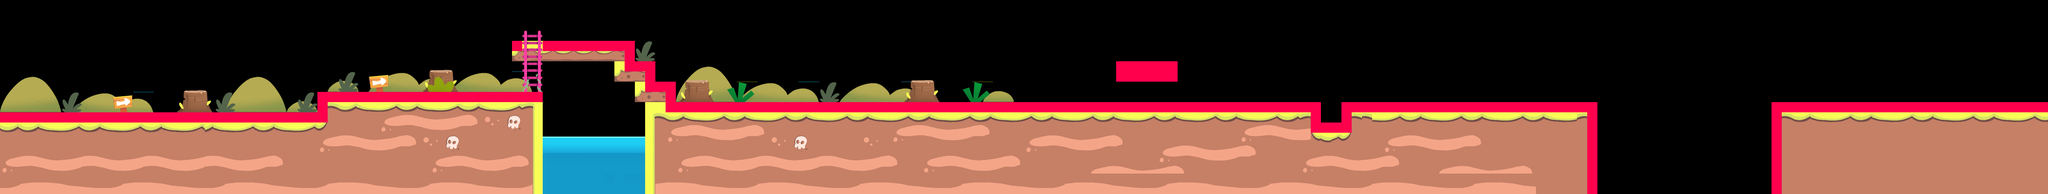

This game map was drawn from its Tiled (.tmx) file and the tilesets committed beside it. A one-line description and the trimmed map source follow:
An orthogonal 200x19 tile map with 32x32 px tiles, 4 tile layers (terrain, grass, deco, collide), 3 tilesets and 15 objects (5x Coin, 2x Jump, Climb, Stop, Squat, ...).

<map version="1.0.0" orientation="orthogonal" renderorder="right-down" width="200" height="19" tilewidth="32" tileheight="32" nextobjectid="30">
 <tileset firstgid="1" name="actor" tilewidth="174" tileheight="112" tilecount="4" columns="0">
  <grid orientation="orthogonal" width="1" height="1" />
  <tile id="0">
   <image width="35" height="30" source="image/sprites/coin.png" />
  </tile>
  <tile id="1">
   <image width="112" height="112" source="image/sprites/saw.png" />
  </tile>
  <tile id="2">
   <image width="54" height="96" source="image/sprites/box.png" />
  </tile>
  <tile id="3">
   <image width="174" height="32" source="image/sprites/platform.png" />
  </tile>
 </tileset>
 <tileset firstgid="5" name="trigger" tilewidth="32" tileheight="32" tilecount="10" columns="0">
  <grid orientation="orthogonal" width="1" height="1" />
  <tile id="0">
   <image width="32" height="32" source="image/sprites/Climb.png" />
   <objectgroup draworder="index" name="Climb" />
  </tile>
  <tile id="1">
   <image width="32" height="32" source="image/sprites/Close.png" />
   <objectgroup draworder="index" name="Close" />
  </tile>
  <tile id="2">
   <image width="32" height="32" source="image/sprites/Drop.png" />
   <objectgroup draworder="index" name="Drop" />
  </tile>
  <tile id="3">
   <image width="32" height="32" source="image/sprites/Jump.png" />
   <objectgroup draworder="index" name="Jump" />
  </tile>
  <tile id="4">
   <image width="32" height="32" source="image/sprites/Kick.png" />
   <objectgroup draworder="index" name="Kick" />
  </tile>
  <tile id="5">
   <image width="32" height="32" source="image/sprites/Open.png" />
   <objectgroup draworder="index" name="Open" />
  </tile>
  <tile id="6">
   <image width="32" height="32" source="image/sprites/Push.png" />
   <objectgroup draworder="index" name="Push" />
  </tile>
  <tile id="7">
   <image width="32" height="32" source="image/sprites/Ride.png" />
   <objectgroup draworder="index" name="Ride" />
  </tile>
  <tile id="8">
   <image width="32" height="32" source="image/sprites/Squat.png" />
   <objectgroup draworder="index" name="Squat" />
  </tile>
  <tile id="9">
   <image width="32" height="32" source="image/sprites/Stop.png" />
   <objectgroup draworder="index" name="Stop" />
  </tile>
 </tileset>
 <tileset firstgid="15" name="tile" tilewidth="32" tileheight="32" tilecount="220" columns="22">
  <image source="image/tilemap.png" width="704" height="320" />
 </tileset>
 <layer name="terrain" width="200" height="19">
  <data>[3800 cells, 1846 non-empty, 168 distinct tile ids]</data>
 </layer>
 <layer name="grass" width="200" height="19">
  <data>[3800 cells, 46 non-empty, 30 distinct tile ids]</data>
 </layer>
 <layer name="deco" width="200" height="19">
  <data>[3800 cells, 56 non-empty, 38 distinct tile ids]</data>
 </layer>
 <layer name="collide" width="200" height="19">
  <data>[3800 cells, 224 non-empty, 1 distinct tile ids]</data>
 </layer>
 <objectgroup name="trigger">
  <object id="6" name="Jump" gid="8" x="466" y="352" width="32" height="32" />
  <object id="7" name="Jump" gid="8" x="466" y="352" width="32" height="32" />
  <object id="8" name="Climb" gid="6" x="1680" y="289" width="11" height="130" />
  <object id="16" name="Stop" gid="14" x="2880" y="320" width="32" height="32" />
  <object id="17" name="Squat" gid="13" x="3424" y="320" width="32" height="32" />
  <object id="20" name="Push" gid="11" x="4000" y="320" width="32" height="32" />
  <object id="26" name="Ride" gid="12" x="5056" y="320" width="32" height="32" />
 </objectgroup>
 <objectgroup name="actor">
  <object id="5" name="Coin" gid="1" x="512" y="256" width="35" height="30" />
  <object id="10" name="Coin" gid="1" x="768" y="256" width="35" height="30" />
  <object id="11" name="Coin" gid="1" x="1216" y="224" width="35" height="30" />
  <object id="12" name="Coin" gid="1" x="2272" y="224" width="35" height="30" />
  <object id="13" name="Coin" gid="1" x="2496" y="224" width="35" height="30" />
  <object id="15" name="Saw" gid="2" x="2934" y="320" width="112" height="112" />
  <object id="24" name="Box" gid="3" x="4064" y="320" width="54" height="96" />
  <object id="27" name="Platform" gid="4" x="4992" y="352" width="174" height="32" />
 </objectgroup>
</map>